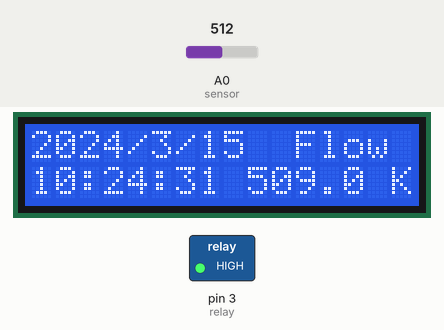
Recording of a sketch running on a simulated Arduino Uno, built with avr-gcc and run on an emulated ATmega328P. Shown: 16×2 character LCD, switched loads named in the sketch (green lamp = pin HIGH). Inputs (shaded band) come from the test bench; at power-on: A0 (sensor) = 512. The local clock reads 2024-03-15 10:24:30 at power-on unless the sketch sets it.

Above: at 1.2 s.
1.3 s: A0 (sensor) set to 191
At 2.9 s:
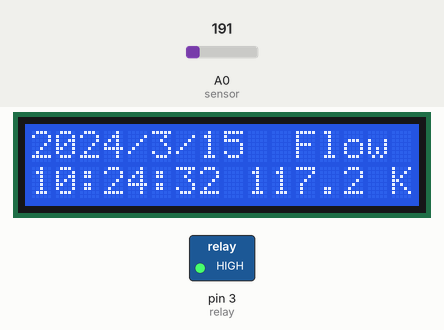
3.6 s: A0 (sensor) set to 164
At 5.0 s:
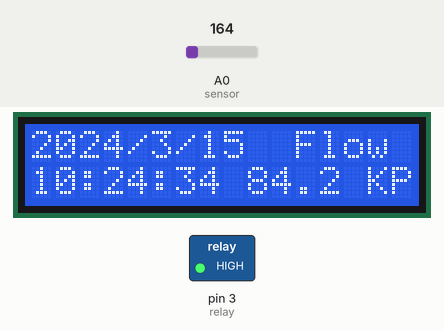
7.8 s: A0 (sensor) set to 0
At 9.1 s:
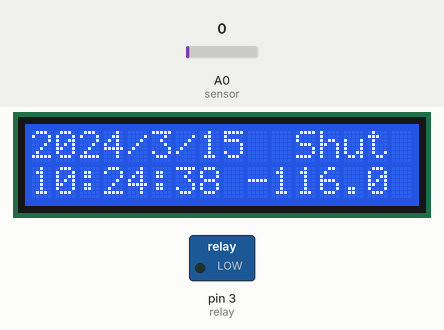
12.0 s: A0 (sensor) set to 11
At 13.2 s:
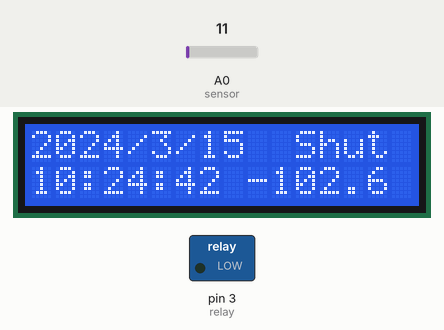
13.9 s: A0 (sensor) set to 16
At 15.3 s:
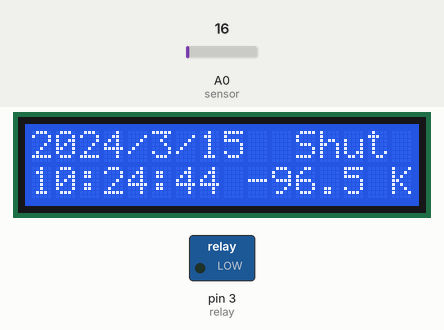
18.1 s: A0 (sensor) set to 122
At 19.4 s:
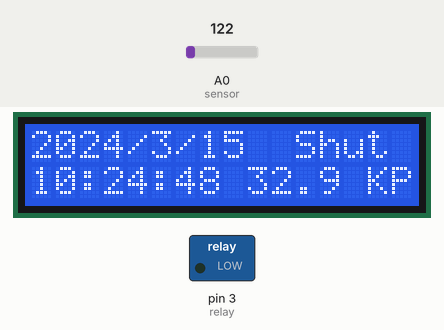
Timing chart, 0 to 23.2 s (numbered marks = the images above; inputs shaded):
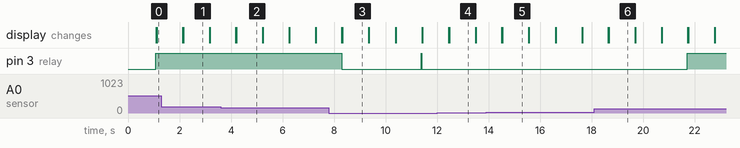

The sketch:

Integrated.ino
```cpp
// Date and time functions using a DS1307 RTC connected via I2C and Wire lib
#include <Wire.h>
#include <LCD_I2C.h>
#include "RTClib.h"
RTC_DS1307 rtc;
LCD_I2C lcd(0x27,16,2);
//wchar daysOfTheWeek[7][12] = {"Sun", "Mon", "Tue", "Wed", "Thur", "Fri", "Sat"};
const float  OffSet = 0.464 ;
float V, P;
int relay = 3;
int sensor = 0;

void setup () {
 if (! rtc.begin()) {
   lcd.print("No RTC !");
 }
 if (! rtc.isrunning()) {
   lcd.print("Error !");
   rtc.adjust(DateTime(2022,6,14,15,11,35));
 }
 lcd.begin();
 lcd.backlight();
 pinMode(relay, OUTPUT);
}

void solenoid_flow(){
  digitalWrite(relay, HIGH);
  lcd.setCursor(11,0);
  lcd.print("Flow");
}

void solenoid_shut(){
  digitalWrite(relay, LOW);
  lcd.setCursor(11,0);
  lcd.print("Shut");
}


void pressure(){
  V = analogRead(sensor) * 5.00 / 1024;     //Sensor output voltage
  P = (V - OffSet) * 250;             //Calculate water pressure

  lcd.setCursor(9,1);
  lcd.print(P, 1);
  lcd.print(" KPa");
  if (P <= 2) {
    solenoid_shut();
  }
}

void alarm(){
  DateTime now = rtc.now();
  lcd.setCursor(0,0);
  lcd.print(now.year(), DEC);
  lcd.print('/');
  lcd.print(now.month(), DEC);
  lcd.print('/');
  lcd.print(now.day(), DEC);
  //lcd.print(" (");
  //lcd.print(daysOfTheWeek[now.dayOfTheWeek()]);
  //lcd.print(")");
  lcd.setCursor(0,1);
  lcd.print(now.hour(), DEC);
  lcd.print(':');
  lcd.print(now.minute(), DEC);
  lcd.print(':');
  lcd.print(now.second(), DEC);
  delay(1000);
  if (now.second()%10 == 0) {
    solenoid_flow();
  }
  if (now.second() == 59) {
    lcd.clear();
  }
}

void loop () {
  alarm();
  pressure();

}
```

Measured:
- the behaviour switches between 177 and 176 on A0 (sensor) (found by bisection; images 1 and 2)
- the behaviour switches between 13 and 14 on A0 (sensor) (found by bisection; images 4 and 5)
- after the input at 3.6 s, the display: first changes after 0.58 s (image 2 shows a later state)
- after the input at 7.8 s, pin 3 (relay): HIGH → LOW after 0.50 s, → HIGH 3.1 s later, → LOW 0.02 s later; the display: first changes after 0.50 s (image 3 shows a later state)
- after the input at 13.9 s, the display: first changes after 0.61 s (image 5 shows a later state)
- after the input at 18.1 s, pin 3 (relay): goes on until 21.7 s, then stays HIGH; the display: first changes after 0.54 s (image 6 shows a later state)
- what the display in image 1 shows lasts 1.1 s, from 2.1 s to 3.2 s
